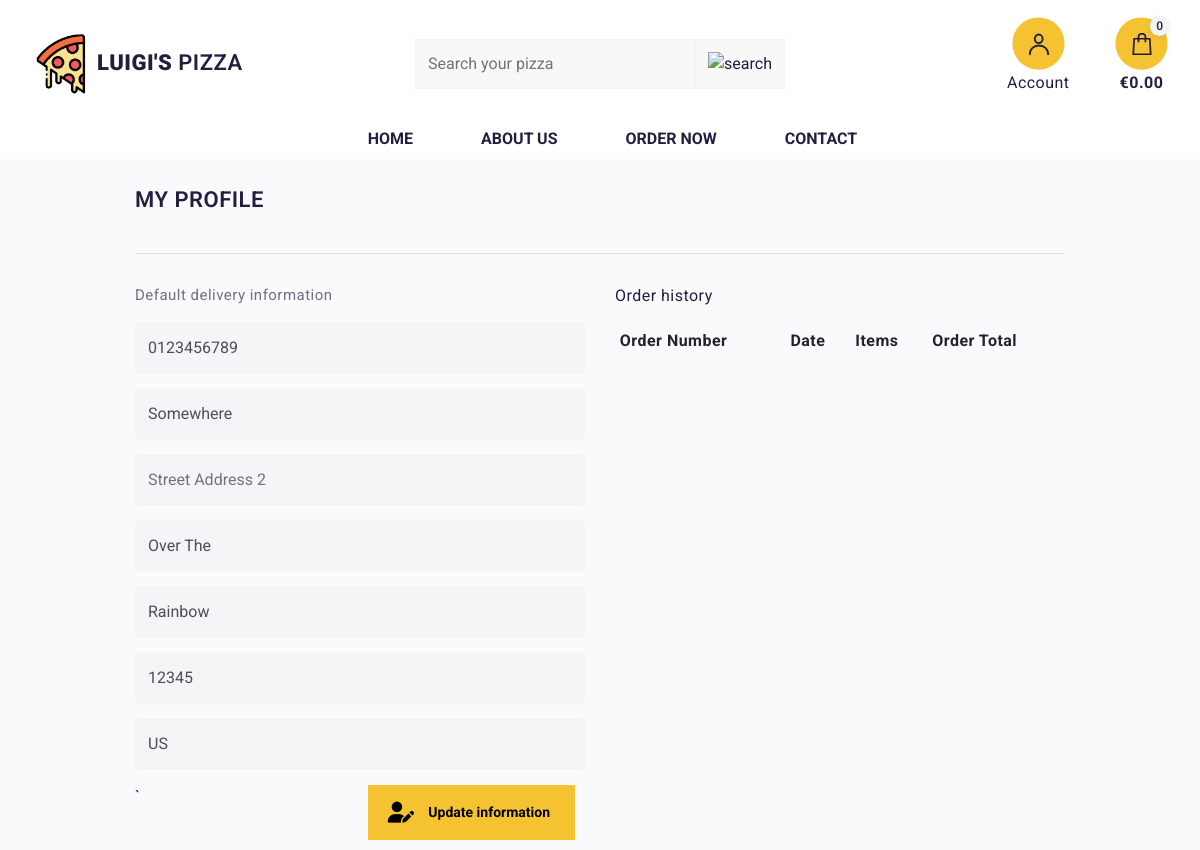
Page /profile/ (signed in) on the committed database.
### profiles/models.py (models this page shows, shortened)
class UserProfile(models.Model):
    user = models.OneToOneField(User, on_delete=models.CASCADE)
    default_phone_number = models.CharField(max_length=20, null=True, blank=True)
    default_street_address1 = models.CharField(max_length=80, null=True, blank=True)
    default_street_address2 = models.CharField(max_length=80, null=True, blank=True)
    default_town_or_city = models.CharField(max_length=40, null=True, blank=True)
    default_county = models.CharField(max_length=80, null=True, blank=True)
    default_postcode = models.CharField(max_length=20, null=True, blank=True)
    default_country = models.CharField(max_length=40, null=False, blank=False)

### profiles/views.py (the view, shortened to what this page needs)
# urls.py: path('profile/', include('profiles.urls')),
def profile(request):
    profile = get_object_or_404(UserProfile, user=request.user)
    form = UserProfileForm(instance=profile)
    orders = profile.orders.all()
    template = 'profiles/profile.html'
    context = {
        'form': form,
        'orders': orders,
        'on_profile_page': True
    }
    return render(request, template, context)

### profiles/forms.py
class UserProfileForm(forms.ModelForm):
    class Meta:
        model = UserProfile
        exclude = ('user',)
    def __init__(self, *args, **kwargs):
        super().__init__(*args, **kwargs)
        placeholders = {
            'default_phone_number': 'Phone Number',
            'default_country': 'Country',
            'default_postcode': 'Postal Code',
            'default_town_or_city': 'Town or City',
            'default_street_address1': 'Street Address 1',
            'default_street_address2': 'Street Address 2',
            'default_county': 'County, State or Locality',
        }
        self.fields['default_phone_number'].widget.attrs['autofocus'] = True
        for field in self.fields:
            if self.fields[field].required:
                placeholder = f'{placeholders[field]} *'
            else:
                placeholder = placeholders[field]
            self.fields[field].widget.attrs['placeholder'] = placeholder
            self.fields[field].widget.attrs['class'] = 'stripe-style-input profile-form-input'
            self.fields[field].label = False

### cart/contexts.py (called while the page is built, shortened)
def cart_contents(request):
    cart_items = []
    total = 0
    product_count = 0
    cart = request.session.get('cart', {})
    if total <= settings.FREE_DELIVERY_THRESHOLD:
        delivery = settings.STANDARD_DELIVERY_FEE
        free_delivery_delta = settings.FREE_DELIVERY_THRESHOLD - total
    else:
        delivery = 0
        free_delivery_delta = 0
    grand_total = total + delivery
    context = {
        'cart_items': cart_items,
        'total': total,
        'product_count': product_count,
        'delivery': delivery,
        'free_delivery_delta': free_delivery_delta,
        'free_delivery_threshold': settings.FREE_DELIVERY_THRESHOLD,
        'grand_total': grand_total,
    }
    return context

### profiles/templates/profiles/profile.html (shortened to what this page needs)
{% extends "base.html" %}
{% load static %}
{% block extra_css %}
<link rel="stylesheet" href="{% static 'profiles/css/profile.css' %}">
{% endblock %}
{% block page_header %}
<div class="container header-container">
</div>
{% endblock %}
{% block content %}
<div class="container">
    <div class="row">
        <div class="col">
            <h3 class="logo-font mb-4">My Profile</h3>
            <hr>
        </div>
    </div>
    <div class="row">
        <div class="col-12 col-lg-6">
            <p class="lp-text">Default delivery information</p>
            <form action="{% url 'profile' %}" method="POST" class="mt-3" id="profile-update-form">
                {{ form|crispy }}
                <button class="lp-btn float-right">
                    <span class="lp-icon">
                    </span>
                    <span class="font-weight-bold">Update information</span>
                </button>
            </form>`
        </div>
        <div class="col-12 col-lg-6">
            <p class="lp-text-sm">Order history</p>
            <div class="order-history table-responsive">
                <table class="table table-sm table-borderless">
                    <thead>
                        <tr>
                            <th>Order Number</th>
                            <th>Date</th>
                            <th>Items</th>
                            <th>Order Total</th>
                        </tr>
                    </thead>
                </table>
            </div>
        </div>
    </div>
</div>
{% endblock %}

### static/css/base.css (style rules this page uses)
body { background-color: #F9FAFC; padding: 0; margin: 0; font-family: 'Roboto', sans-serif; letter-spacing: 0.03em; font-size: 16px; color: #231E41; }
hr { margin-top: 40px; margin-bottom: 30px; }
.logo-font { text-transform: uppercase; letter-spacing: 0.5px; }
.lp-text { color: #6F6F87; margin: 0; font-size: 15px; }
.lp-h1, .lp-h2, .lp-h3, .lp-h4, .lp-h5, .lp-h6, h1, h2, h3, h4, h5, h6 { font-weight: 600; margin: 0; padding: 0; }
.lp-h3, h3 { line-height: 120%; font-size: 22px; letter-spacing: -1px; }
.form-control { border: 1px solid #F2F3F5; height: 50px; background-color: #eeeeee69; }
@media (min-width: 1200px) { .container { max-width: 80%; } }
@media (min-width: 992px) { .header-container { padding-top: 116px; } }
.lp-btn { opacity: 1; border: none; padding: 0 5px; cursor: pointer; position: relative; display: inline-flex; align-items: center; transform: scale(1); height: 55px; letter-spacing: 0; font-size: 14px; margin-right: 10px; margin-bottom: 10px; background-color: #F5C332; transition: 0.3s ease-in-out; }
.lp-btn .lp-icon { border-radius: 50%; display: inline-flex; justify-content: center; align-items: center; position: relative; padding: 0 !important; margin: 0; width: 55px; height: 55px; }
.lp-btn span { white-space: nowrap; line-height: 55px; display: inline-block; padding: 0 20px 0 0; font-weight: 500; }
.container { position: relative; z-index: 2; }

### profiles/static/profiles/css/profile.css (style rules this page uses)
.order-history { max-height: 416px; overflow-y: auto; }

### rows in the picture
UserProfile: default_phone_number "0123456789", default_street_address1 "Somewhere", default_town_or_city "Over The", default_county "Rainbow", default_postcode "12345", default_country "US"

### other values in the picture
{{ product_count }} "0"
